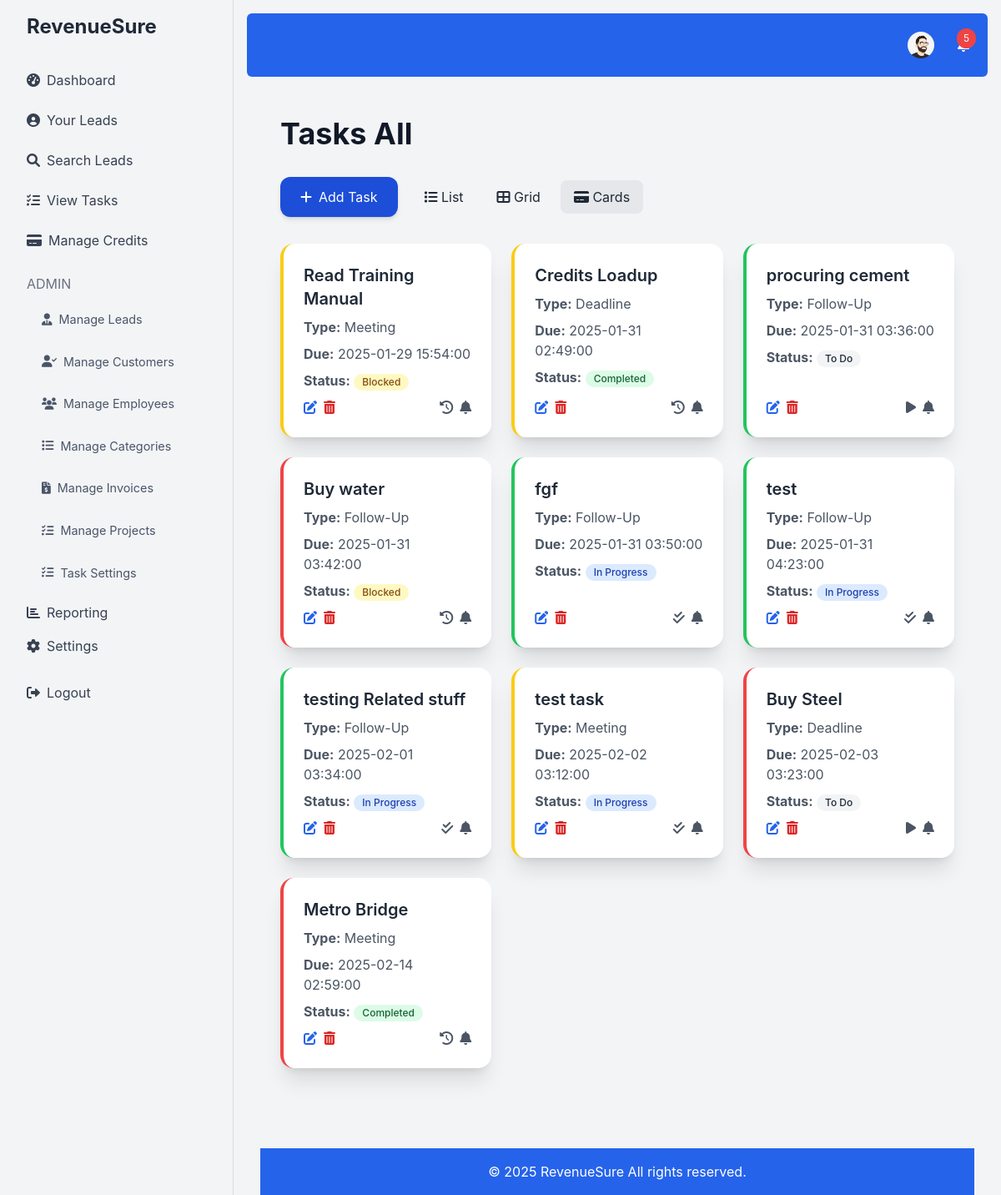
The app's page /view_tasks.php?view=card (signed in), older data.
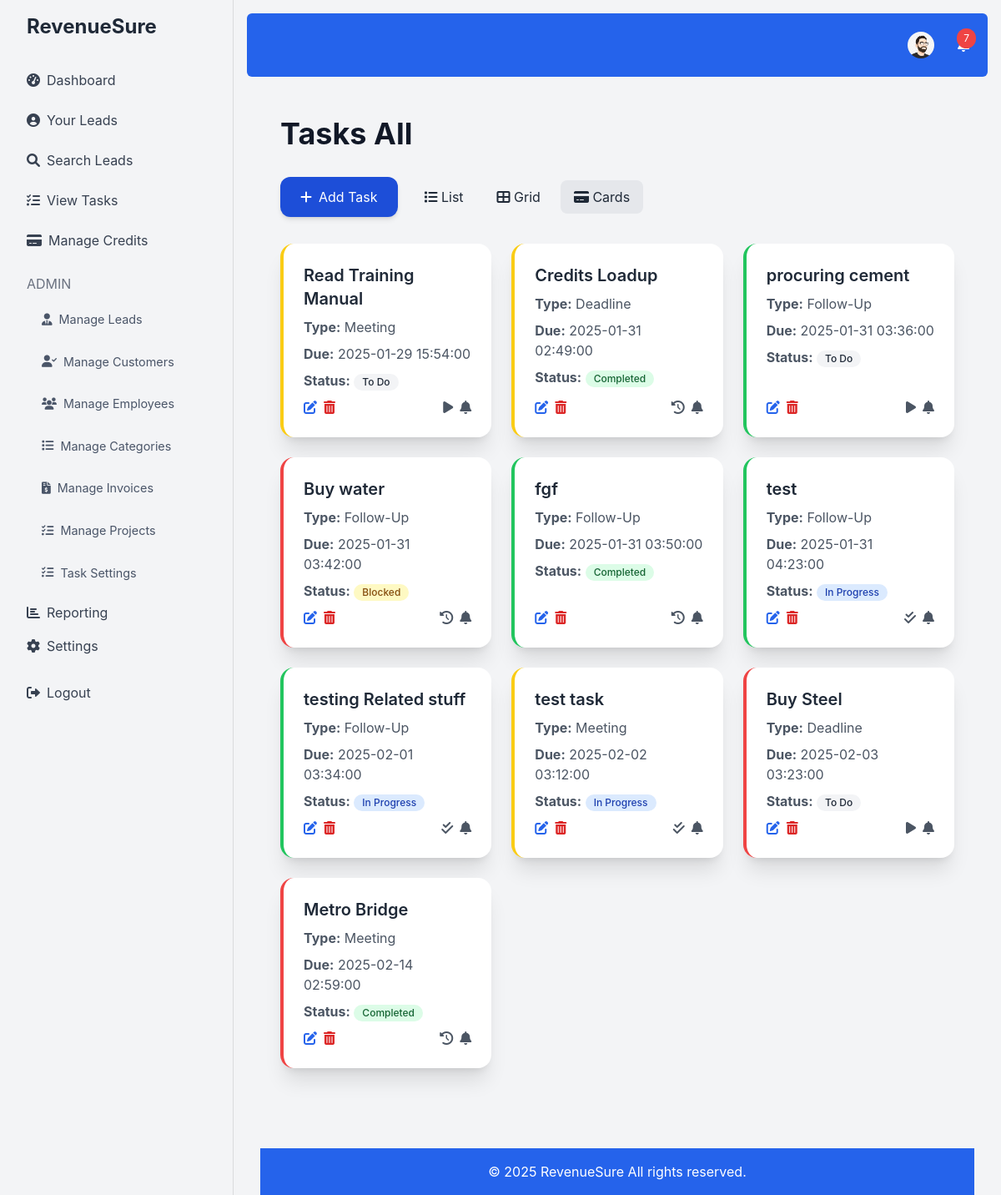
The same page, newer data.
### tables this page shows
CREATE TABLE `tasks` (
  `id` int(11) NOT NULL,
  `lead_id` int(11) DEFAULT NULL,
  `user_id` int(11) NOT NULL,
  `task_id` varchar(50) DEFAULT NULL,
  `task_name` varchar(255) DEFAULT NULL,
  `project_id` int(11) DEFAULT NULL,
  `task_type` enum('Follow-Up','Meeting','Deadline') NOT NULL,
  `description` text DEFAULT NULL,
  `due_date` datetime DEFAULT NULL,
  `status` enum('To Do','In Progress','Completed','Blocked','Canceled','Pending') DEFAULT 'To Do',
  `estimated_hours` decimal(6,2) DEFAULT NULL,
  `effort_estimation` varchar(100) DEFAULT NULL,
  `billable` tinyint(1) DEFAULT 0,
  `priority` enum('Low','Medium','High') DEFAULT 'Medium',
  `created_at` timestamp NOT NULL DEFAULT current_timestamp()
);

### view_tasks_card.php (the view, shortened to what the changed rows need)
<div class="grid grid-cols-1 md:grid-cols-2 lg:grid-cols-3 gap-6">
<?php if ($tasks): ?>
        <?php foreach ($tasks as $task): ?>
             <div class="bg-white rounded-2xl shadow-xl p-6 flex flex-col justify-between border-l-4  transition hover:shadow-2xl"
                 style="border-left-color:<?php
                      switch ($task['priority']) {
                                case 'Low':
                                    echo '#22c55e';
                                      break;
                                case 'Medium':
                                      echo '#facc15';
                                       break;
                                  case 'High':
                                     echo '#ef4444';
                                       break;
                            }
                 ?>;">
               <div>
                    <h2 class="text-xl font-semibold text-gray-800 mb-2">
                          <?php if($project_id) : ?> <a href="view_task.php?id=<?php echo $task['id']; ?>&project_id=<?php echo $project_id; ?>" class="text-gray-800 hover:underline"> <?php echo htmlspecialchars($task['task_name']); ?></a>
                            <?php elseif($lead_id): ?>
                                  <a href="view_task.php?id=<?php echo $task['id']; ?>&lead_id=<?php echo $lead_id; ?>" class="text-gray-800 hover:underline"> <?php echo htmlspecialchars($task['task_name']); ?></a>
                              <?php else :?>
                                <a href="view_task.php?id=<?php echo $task['id']; ?>" class="text-gray-800 hover:underline"> <?php echo htmlspecialchars($task['task_name']); ?></a>
                            <?php endif; ?>
                    </h2>
                    <p class="text-gray-600 mb-2"><strong>Type:</strong> <?php echo htmlspecialchars($task['task_type']); ?></p>
                    <p class="text-gray-600">
                       <strong>Due:</strong> <?php echo htmlspecialchars($task['due_date']); ?>
                   </p>
                   <p class="text-gray-600 mt-2">
                            <strong>Status:</strong>
                                <span class="inline-flex items-center rounded-full px-2.5 py-0.5 text-xs font-medium
                                    <?php
                                    switch ($task['status']) {
                                        case 'To Do':
                                            echo 'bg-gray-100 text-gray-800';
                                            break;
                                        case 'In Progress':
                                            echo 'bg-blue-100 text-blue-800';
                                            break;
                                        case 'Completed':
                                            echo 'bg-green-100 text-green-800';
                                            break;
                                          case 'Blocked':
                                                echo 'bg-yellow-100 text-yellow-800';
                                               break;
                                    }
                                    ?>
                                    "><?php echo htmlspecialchars($task['status']); ?>
                                </span>
                            </p>
                   </div>
                  <div class="flex justify-between items-center mt-2">
                    <div class="flex space-x-2">
                          <a href="edit_task.php?id=<?php echo $task['id']; ?>" class="text-blue-600 hover:underline"> <i class="fas fa-edit"></i></a>
                         <a href="delete_task.php?id=<?php echo $task['id']; ?>" class="text-red-600 hover:underline"> <i class="fas fa-trash-alt"></i></a>
                     </div>
                    <div class="flex space-x-2">
                          <a href="toggle_task_status.php?id=<?php echo $task['id']; ?>&status=<?php echo $task['status'] === 'To Do' ? 'In Progress' : ($task['status'] === 'In Progress' ? 'Completed' : 'To Do'); ?>" class="text-gray-600 hover:underline">
                             <?php
                                 if ($task['status'] === 'To Do') {
                                      echo '<i class="fas fa-play"></i>';
                                 } else if ($task['status'] === 'In Progress') {
                                      echo '<i class="fas fa-check-double"></i>';
                                   }else {
                                        echo '<i class="fas fa-history"></i>';
                                   }
                                ?>
                           </a>
                              <a href="add_reminder.php?id=<?php echo $task['id']; ?>&due_date=<?php echo urlencode($task['due_date']); ?>" class="text-gray-600 hover:underline"> <i class="fas fa-bell"></i></a>
                    </div>
                   </div>
            </div>
         <?php endforeach; ?>
    <?php else : ?>
        <p class="text-gray-600 text-center">No tasks found.</p>
    <?php endif; ?>
</div>

### header.php (shortened to what the changed rows need)
<!DOCTYPE html>
<html lang="en">
<head>
    <script src="https://cdn.tailwindcss.com"></script>
    <link href="https://cdnjs.cloudflare.com/ajax/libs/font-awesome/6.0.0-beta3/css/all.min.css" rel="stylesheet">
     <link rel="stylesheet" href="https://cdnjs.cloudflare.com/ajax/libs/animate.css/4.1.1/animate.min.css"/>
</head>
<body class="bg-gray-100">
    <div class="flex h-screen fade-in-up">
        <div class="flex-1 p-4 fade-in">
            <nav class="bg-blue-600 p-4 text-white mb-6 rounded-md">
                <div class="container mx-auto flex justify-end items-center">
                    <?php if (isset($_SESSION['user_id'])): ?>
                         <div class="relative top-nav-button hover:bg-white/10 p-1.5 rounded-full transition-colors">
                            <button id="notificationButton" class="hover:underline relative">
                                <?php
                                $stmt = $conn->prepare("SELECT COUNT(*) as unread FROM notifications WHERE user_id = :user_id AND is_read = 0");
                                $stmt->bindParam(':user_id', $_SESSION['user_id']);
                                $stmt->execute();
                                $unread = $stmt->fetch(PDO::FETCH_ASSOC)['unread'];
                                if ($unread > 0) : ?>
                                    <span class="bg-red-500 text-white text-xs px-2 py-1 rounded-full absolute -top-2 -right-2"><?php echo $unread; ?></span>
                                <?php endif; ?>
                            </button>
                        </div>
                   <?php endif; ?>
                </div>
            </nav>
             <div class="container mx-auto px-4">

Row changes from the older to the newer data that the page shows:
changed tasks "Read Training Manual": status "Blocked" → "To Do"
changed tasks "fgf": status "In Progress" → "Completed"
Text that changed along with them:
$unread: "5" → "7"
